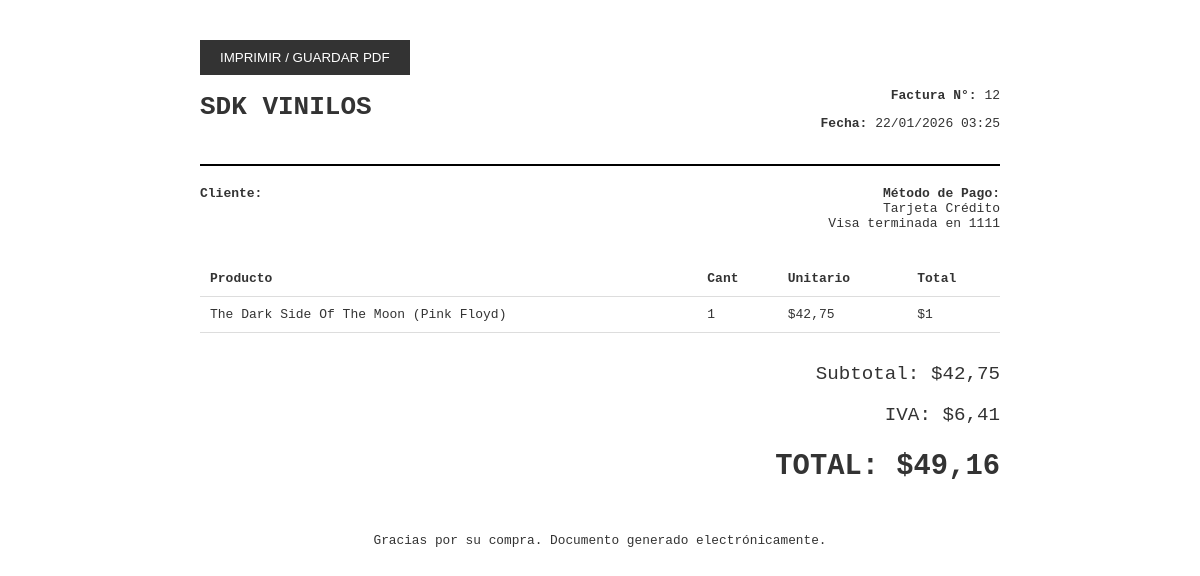
The app's page /orden/factura/12/ (signed in) with its own data.
### tienda/models.py (models this page shows, shortened)
class OrdenVenta(models.Model):
    TIPO_ENTREGA_CHOICES = [
        ('DOMICILIO', 'Entrega a Domicilio'),
        ('RETIRO', 'Retiro en Tienda'),
    ]
    ESTADOS = [('PENDIENTE', 'Pendiente'), ('PAGADO', 'Pagado'), ('DEVUELTO', 'Devuelto')]
    ESTADOS_ENVIO = [
        ('REVISION', '⏳ En Revisión'),
        ('PREPARANDO', '📦 Preparando Paquete'),
        ('EN_CAMINO', '🚚 En Camino'),
        ('ENTREGADO', '✅ Entregado'),
    ]
    cliente = models.ForeignKey(User, on_delete=models.CASCADE)
    fechaCompra = models.DateTimeField(auto_now_add=True)
    estadoOrden = models.CharField(max_length=20, choices=ESTADOS, default='PENDIENTE')
    subtotalSinImpuestos = models.DecimalField(max_digits=10, decimal_places=2, default=0)
    valorImpuestos = models.DecimalField(max_digits=10, decimal_places=2, default=0)
    valorDescuento = models.DecimalField(max_digits=10, decimal_places=2, default=0)
    totalFinal = models.DecimalField(max_digits=10, decimal_places=2, default=0)
    estadoEntrega = models.CharField(max_length=20, choices=ESTADOS_ENVIO, default='REVISION')
    metodoPago = models.CharField(max_length=50, default='Tarjeta Crédito')
    infoPago = models.CharField(max_length=20, default='**** 0000', verbose_name="Terminación Tarjeta")
    motivoDevolucion = models.TextField(blank=True, null=True)
    montoReembolsado = models.DecimalField(max_digits=10, decimal_places=2, default=0)
    cuponAplicado = models.ForeignKey(CuponDescuento, on_delete=models.SET_NULL, null=True, blank=True)
    tipoEntrega = models.CharField(max_length=20,choices=TIPO_ENTREGA_CHOICES,default='RETIRO')
    direccionEntrega = models.TextField( null=True,blank=True,help_text="Dirección de entrega a domicilio")
    montoDescuento = models.DecimalField(max_digits=10, decimal_places=2, default=0)
    class Meta:
        ordering = ['-fechaCompra']

class DetalleOrden(models.Model):
    orden = models.ForeignKey(OrdenVenta, related_name='detalles', on_delete=models.CASCADE)
    producto = models.ForeignKey(ViniloMusical, on_delete=models.PROTECT)
    cantidad = models.IntegerField(default=1)
    precioUnitarioHistorico = models.DecimalField(max_digits=10, decimal_places=2)

class ViniloMusical(models.Model):
    tituloDisco = models.CharField(max_length=200)
    artistaPrincipal = models.CharField(max_length=200)
    precioUnitario = models.DecimalField(
        max_digits=10,
        decimal_places=2,
        help_text="Precio CON IVA incluido (Ley Ecuador)"
    )
    stockDisponible = models.IntegerField(default=0)
    porcentajeDescuento = models.IntegerField(
        default=0,
        verbose_name="Descuento (%)",
        help_text="0 para precio normal"
    )
    activo = models.BooleanField(default=True, verbose_name="¿Activo en Tienda?")
    imagenPortada = models.ImageField(upload_to='portadas/', blank=True, null=True)
    imagenUrl = models.URLField(
        max_length=500,
        blank=True,
        null=True,
        verbose_name="URL de Imagen (Opcional)"
    )
    categoria = models.CharField(max_length=100, verbose_name="Género Musical")
    esNuevo = models.BooleanField(default=True)
    aceptaDevolucion = models.BooleanField(default=True)
    descripcion = models.TextField(
        blank=True,
        null=True,
        verbose_name="Descripción del Álbum",
        help_text="Historia del disco, canciones destacadas, etc."
    )
    listaCanciones = models.TextField(
        blank=True,
        null=True,
        verbose_name="Lista de Canciones",
        help_text="Una por línea o separadas por comas"
    )
    class Meta:
        verbose_name = "Vinilo Musical"
        verbose_name_plural = "Vinilos Musicales"
        ordering = ['-id']

### tienda/views.py (the view)
# urls.py: path('orden/factura/<int:orden_id>/', views.verFactura, name='ver_factura'),
@login_required
def verFactura(request, orden_id):
    orden = get_object_or_404(OrdenVenta, pk=orden_id)
    if orden.cliente != request.user and not request.user.is_staff:
        return redirect('inicio')
    return render(request, 'tienda/factura_simple.html', {'orden': orden})

### tienda/templates/tienda/factura_simple.html (shortened to what this page needs)
<!DOCTYPE html>
<html lang="es">
<head>
</head>
<body>
    <button onclick="window.print()" class="btn-print">IMPRIMIR / GUARDAR PDF</button>
    <div class="header">
        <h1>SDK VINILOS</h1>
        <div style="text-align: right;">
            <p><strong>Factura N°:</strong> {{ orden.id }}</p>
            <p><strong>Fecha:</strong> {{ orden.fechaCompra|date:"d/m/Y H:i" }}</p>
        </div>
    </div>
    <div class="info">
        <div>
            <strong>Cliente:</strong><br>
            {{ orden.cliente.first_name }} {{ orden.cliente.last_name }}<br>
        </div>
        <div style="text-align: right;">
            <strong>Método de Pago:</strong><br>
            {{ orden.metodoPago }}<br>
            {{ orden.infoPago }}
        </div>
    </div>
    <table>
        <thead>
            <tr>
                <th>Producto</th>
                <th>Cant</th>
                <th>Unitario</th>
                <th>Total</th>
            </tr>
        </thead>
        <tbody>
            {% for item in orden.detalles.all %}
            <tr>
                <td>{{ item.producto.tituloDisco }} ({{ item.producto.artistaPrincipal }})</td>
                <td>{{ item.cantidad }}</td>
                <td>${{ item.precioUnitarioHistorico }}</td>
                <td>${{ item.cantidad|add:0 }} </td>
            </tr>
            {% endfor %}
        </tbody>
    </table>
    <div class="total">
        <p>Subtotal: ${{ orden.subtotalSinImpuestos }}</p>
        <p>IVA: ${{ orden.valorImpuestos }}</p>
        <h2>TOTAL: ${{ orden.totalFinal }}</h2>
    </div>
    <div style="margin-top: 50px; text-align: center; font-size: 0.8rem;">
        Gracias por su compra. Documento generado electrónicamente.
    </div>
</body>
</html>

### tienda/templates/tienda/factura_simple.html (style rules this page uses)
body { font-family: monospace; max-width: 800px; margin: 40px auto; color: #333; }
.header { display: flex; justify-content: space-between; border-bottom: 2px solid #000; padding-bottom: 20px; }
.info { margin: 20px 0; display: flex; justify-content: space-between; }
table { width: 100%; border-collapse: collapse; margin-top: 30px; }
th, td { border-bottom: 1px solid #ddd; padding: 10px; text-align: left; }
.total { margin-top: 30px; text-align: right; font-size: 1.2rem; }
.btn-print { background: #333; color: white; border: none; padding: 10px 20px; cursor: pointer; }

### records on screen
OrdenVenta: id "12", fechaCompra "22/01/2026 03:25", metodoPago "Tarjeta Crédito", infoPago "Visa terminada en 1111", subtotalSinImpuestos "42,75", valorImpuestos "6,41", totalFinal "49,16"
DetalleOrden: producto.tituloDisco "The Dark Side Of The Moon", producto.artistaPrincipal "Pink Floyd", cantidad "1", precioUnitarioHistorico "42,75", cantidad|add "1"
